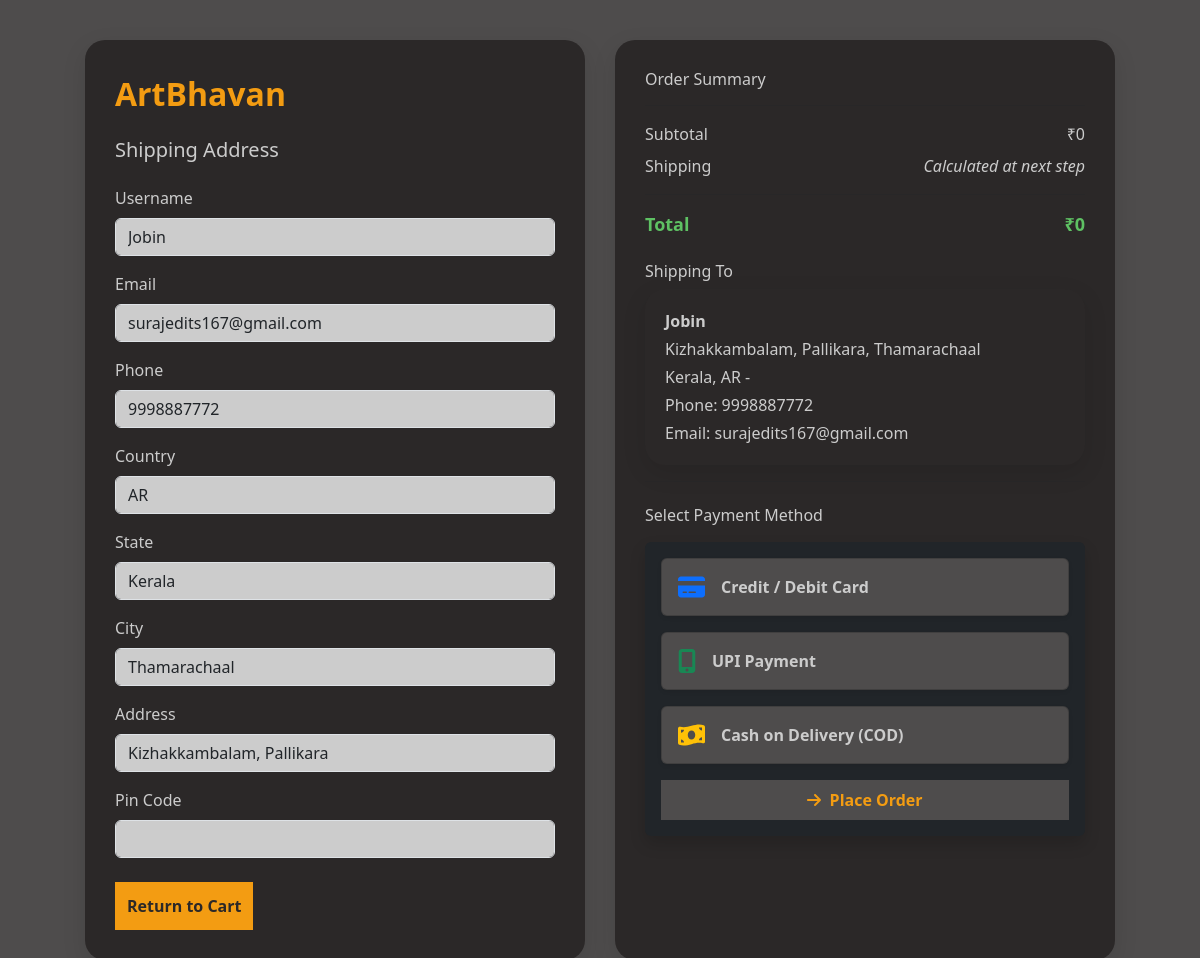
The app's page /checkout/ (signed in) with its own data.
### paintings/models.py (models this page shows, shortened)
class UserSignup(models.Model):
    phoneorusername = models.CharField(max_length=100)
    email = models.EmailField(max_length=254, blank=True, null=True)
    password = models.CharField(max_length=128)

class UserProfile(models.Model):
    user = models.OneToOneField(UserSignup, on_delete=models.CASCADE)
    email = models.EmailField( max_length=254, blank=True, null=True)
    phoneorusername = models.CharField(max_length=100)
    profile_picture = models.ImageField(upload_to='profile_pics/', blank=True, null=True)
    phone = models.CharField(max_length=15, blank=True, null=True)
    country = CountryField(blank_label='(Select country)', blank=True, null=True)
    address = models.CharField(max_length=255, blank=True, null=True)
    city = models.CharField(max_length=100, blank=True, null=True)
    state = models.CharField(max_length=100, blank=True, null=True)
    pincode = models.CharField(max_length=10, blank=True, null=True)
    created_at = models.DateTimeField(auto_now_add=True, null=True)

class Cart(models.Model):
    user = models.ForeignKey(UserSignup, on_delete=models.CASCADE)
    created_at = models.DateTimeField(auto_now_add=True)
    def total_price(self):
        return sum(item.total_price() for item in self.items.all())

### paintings/views.py (the view)
# urls.py: path('checkout/', views.checkout_view, name='checkout'),
def checkout_view(request):
    user = request.session.get('user_id')
    user_instance = get_object_or_404(UserSignup, id=user)
    profile = get_object_or_404(UserProfile, user=user_instance)
    cart = get_object_or_404(Cart, user=user_instance)
    return render(request, 'checkout.html', {
        'user': user_instance,
        'cart': cart,
        'user': {
            'username': user_instance.phoneorusername,
            'email': user_instance.email,
            'profile': profile
        }
    })

### paintings/templates/checkout.html (shortened to what this page needs)
{% load static %}
<!DOCTYPE html>
<html lang="en">
<head>
    <link rel="stylesheet" href="{% static 'css/checkout.css' %}">
    <link href="https://cdn.jsdelivr.net/npm/bootstrap@5.3.0/dist/css/bootstrap.min.css" rel="stylesheet">
</head>
<body>
<div class="container checkout-container">
    <div class="form-section">
        <div class="brand-logo">ArtBhavan</div>
        <h5 class="mb-4">Shipping Address</h5>
        <form method="post" action="#">
            <div class="mb-3">
                <label class="form-label">Username</label>
                <input type="text" class="form-control" value="{{ user.username }}" readonly>
            </div>
            <div class="mb-3">
                <label class="form-label">Email</label>
                <input type="email" class="form-control" value="{{ user.email }}" readonly>
            </div>
            <div class="mb-3">
                <label class="form-label">Phone</label>
                <input type="text" class="form-control" value="{{ user.profile.phone }}" readonly>
            </div>
            <div class="mb-3">
                <label class="form-label">Country</label>
                <input type="text" class="form-control" value="{{ user.profile.country }}" readonly>
            </div>
            <div class="mb-3">
                <label class="form-label">State</label>
                <input type="text" class="form-control" value="{{ user.profile.state }}" readonly>
            </div>
            <div class="mb-3">
                <label class="form-label">City</label>
                <input type="text" class="form-control" value="{{ user.profile.city }}" readonly>
            </div>
            <div class="mb-3">
                <label class="form-label">Address</label>
                <input type="text" class="form-control" value="{{ user.profile.address }}" readonly>
            </div>
            <div class="mb-3">
                <label class="form-label">Pin Code</label>
                <input type="text" class="form-control" value="{{ user.profile.pin_code }}" readonly>
            </div>
            <div class="d-flex justify-content-between mt-4">
                <a href="{% url 'cart' %}" class="btn-return ">Return to Cart</a>
            </div>
        </form>
    </div>
    <div class="summary-section">
        <h6 class="mb-3">Order Summary</h6>
        <hr>
        <div class="d-flex justify-content-between mb-2">
            <div>Subtotal</div>
            <div>₹{{ cart.total_price }}</div>
        </div>
        <div class="d-flex justify-content-between mb-2">
            <div>Shipping</div>
            <div><i>Calculated at next step</i></div>
        </div>
        <hr>
        <div class="d-flex justify-content-between total-amount">
            <div>Total</div>
            <div>₹{{ cart.total_price }}</div>
        </div>
    <h6 class="mt-4 mb-2">Shipping To</h6>
    <div class="shipping-address">
        <p class="mb-1"><strong>{{ user.username }}</strong></p>
        <p class="mb-1">{{ user.profile.address }}, {{ user.profile.city }}</p>
        <p class="mb-1">{{ user.profile.state }}, {{ user.profile.country }} - {{ user.profile.pin_code }}</p>
        <p class="mb-1">Phone: {{ user.profile.phone }}</p>
        <p class="mb-0">Email: {{ user.email }}</p>
    </div>
    <hr>
    <h6 class="mt-4 mb-3">Select Payment Method</h6>
<form id="paymentForm" method="post" action="{% url 'process_payment' %}" class="p-3 rounded shadow bg-dark">
    <div class="d-flex flex-column gap-3" >
        <div style="background-color:  #4e4c4c;" class="payment-option card p-3 shadow-sm" onclick="selectPayment('card')">
            <div class="d-flex align-items-center">
                <i class="fas fa-credit-card fs-4 text-primary me-3"></i>
                <div class="fw-semibold" style="color: #ccc;">Credit / Debit Card</div>
            </div>
        </div>
        <div style="background-color:  #4e4c4c;" class="payment-option card p-3 shadow-sm" onclick="selectPayment('upi')">
            <div class="d-flex align-items-center">
                <i class="fas fa-mobile-alt fs-4 text-success me-3"></i>
                <div class="fw-semibold" style="color: #ccc;">UPI Payment</div>
            </div>
        </div>
        <div style="background-color:  #4e4c4c;" class="payment-option card p-3 shadow-sm" onclick="selectPayment('cod')">
            <div class="d-flex align-items-center">
                <i class="fas fa-money-bill-wave fs-4 text-warning me-3"></i>
                <div class="fw-semibold" style="color: #ccc;">Cash on Delivery (COD)</div>
            </div>
        </div>
    </div>
    <button type="submit" class="btn-continue  w-100 mt-3 py-2 fw-semibold">
        <i class="fas fa-arrow-right me-1"></i> Place Order
    </button>
</form>
    </div>
</div>
</body>
</html>

### paintings/static/css/checkout.css (style rules this page uses)
body { background: linear-gradient(to right, #4e4c4c, #4e4c4c); font-family: 'Segoe UI', Tahoma, Geneva, Verdana, sans-serif; padding: 40px 10px; }
.checkout-container { display: flex; flex-wrap: wrap; gap: 30px; justify-content: center; }
.form-section, .summary-section { background-color: #2b2828; padding: 30px; border-radius: 20px; box-shadow: 0 8px 24px rgba(0,0,0,0.1); max-width: 500px; width: 100%; }
.brand-logo { font-size: 32px; font-weight: bold; color: #f39c12; margin-bottom: 20px; }
.mb-4 { color: #ccc; }
.form-label { font-weight: 500; color: #ccc; }
.form-control[readonly] { background-color: #ccc; }
.btn-continue { background-color: #4e4c4c; border: none; color: #f39c12; font-weight: bold; padding: 12px; font-size: 16px; border: none; cursor: pointer; transition: 0.2s ease-in-out; text-decoration: none; }
.total-amount { font-weight: bold; font-size: 18px; color: #5ec163; }
.btn-return { background-color: #f39c12; border: none; color: #2b2828; font-weight: bold; padding: 12px; font-size: 16px; border: none; cursor: pointer; transition: 0.2s ease-in-out; text-decoration: none; }
.mb-3 { color: #ccc; }
.mb-2 { color: #ccc; }
.shipping-address { background-color: #2b2828; padding: 20px; border-radius: 20px; box-shadow: 0 8px 24px rgba(0,0,0,0.1); max-width: 500px; width: 100%; color: #ccc; }
.payment-option { cursor: pointer; transition: all 0.3s ease; }

### records on screen
UserSignup: username "Jobin", email "surajedits167@gmail.com"
UserProfile: profile.phone "9998887772", profile.country "AR", profile.state "Kerala", profile.city "Thamarachaal", profile.address "Kizhakkambalam, Pallikara"
Cart: total_price "0"
